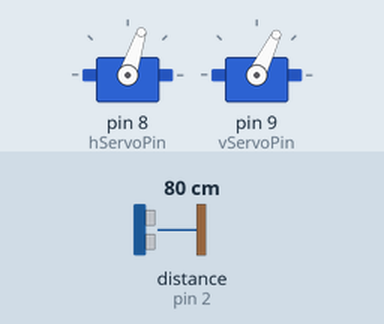
Recording of a sketch running on a simulated Arduino Uno, built with avr-gcc and run on an emulated ATmega328P. On the bench: 2 × servo. Wiring (inferred from the names in the program): ultrasonic range finder: trigger pin 3; echo pin 2. The inputs (shaded band) are chosen by the test bench; at power-on: distance to the obstacle (sensor on pin 2) 80 cm. The echo pulse lasts 58.3 µs per cm; random numbers use the default seed unless the sketch sets one.

Above: at 18.0 s.
18.1 s: distance to the obstacle (sensor on pin 2) set to 97 cm
At 19.4 s:
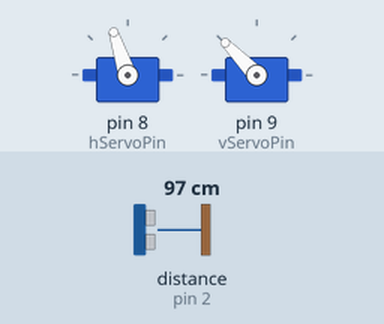
32.9 s: distance to the obstacle (sensor on pin 2) set to 104 cm
At 38.2 s:
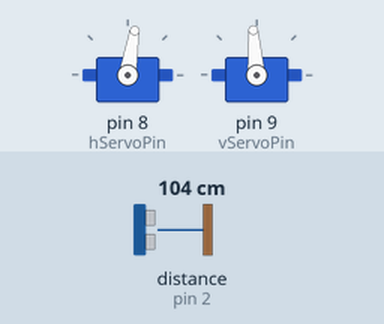
47.7 s: distance to the obstacle (sensor on pin 2) set to 2 cm
At 52.9 s:
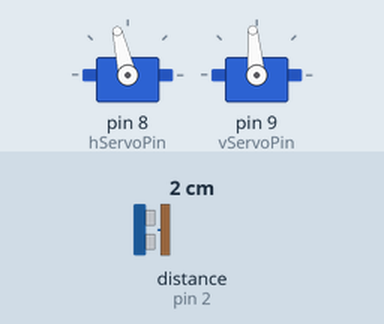
Timing chart, 0 to 109.2 s (numbered marks = the images above; inputs shaded):
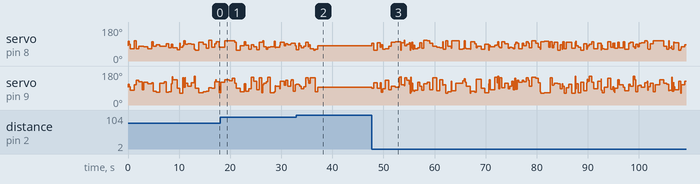

Measured:
- the behaviour switches between 100 and 101 cm on distance to the obstacle (sensor on pin 2) (found by bisection; images 1 and 2)
- after the input at 47.7 s, servo on pin 8 (hServoPin): 81° → 95° at once, → 57° 0.40 s later, → 96° 0.65 s later, → 72° 0.58 s later, … (150 changes in this stretch); servo on pin 9 (vServoPin): 94° → 90° at once, → 118° 0.40 s later, → 90° 0.65 s later, → 118° 0.58 s later, … (150 changes in this stretch)

The sketch:

Animatronic_Eye_For_2020_Halloween_Pumpkin.ino
```cpp
/* This is the code to control the Halloween pumpkin with an animatronic eye.
   Author: Zero To Infinity
   The Instructable with instructions is here:
   https://www.instructables.com/A-Halloween-Pumpkin-With-a-Moving-Animatronic-Eye-/

   When the Ultrasonic sensor is triggered, the eye will either move in a jittery fashion, or roll
   its eye. Although there is only one version of code, the Ultrasonic sensor remains optional because
   if no Ultrasonic sensor is plugged into the Arduino the loop function will automatically execute.

   You can choose if the pumpkin's eye moves in a jittery fashion or rolls at line 38.
*/

#include <Servo.h>

Servo hServo; // creates horizontal servo
Servo vServo; // creates vertical servo

int randomH; // define random horizontal position variable
int randomV; // define random vertical position variable
int randomDelay; //define random movement delay variable
int Repeats = 40; // define the number of eye movements to do before waiting for another sonar ping

const byte hLeftLIMIT = 55; // define left limit of horizontal servo
const byte hRightLIMIT = 110; // define right limit of horizontal servo
const byte vTopLIMIT = 60; // define bottom limit of vertical servo
const byte vBotLIMIT = 155; // define top limit of vertical servo
const int hServoCenterTrim = -1; // adjust this value to precisely center the horizontal servo
const int vServoCenterTrim = -13; // adjust this value to precisely center the horizontal servo

const byte hServoPin = 8; // define the pin to connect the horizontal servo to
const byte vServoPin = 9; // define the pin to connect the vertical servo to
const byte ultrasonic1[] = {3, 2}; // defines trig and echo pins, respectively

float duration;
long distance;
const long triggerDistance = 1000; // set the max distance (mm) before the ultrasonic sensor is triggered

const byte whatFunctionToCall = 1; // (0-1) tells the program which function to call
// rollEyes = 0
// randomTwitching = 1

void setup() {
  pinMode(ultrasonic1[0], OUTPUT); // sets trig pin as output
  pinMode(ultrasonic1[1], INPUT); // sets echo pin as input
  digitalWrite(ultrasonic1[0], LOW);

  hServo.attach(hServoPin); // assigns horizontal servo to a digital pin
  vServo.attach(vServoPin); // assigns vertical servo to a digital pin
  hServo.write((hRightLIMIT + hLeftLIMIT) / 2 + hServoCenterTrim); // centers horizontal servo
  vServo.write((vBotLIMIT + vTopLIMIT) / 2 + vServoCenterTrim); // centers horizontal servo

  randomSeed(analogRead(0)); /* creates some random values using analog noise from a floating
  analog pin */
  Serial.begin(9600);
}

void loop() {
  distance = distanceRead(3, 2);
  while (distance > triggerDistance) {
    delayMicroseconds(2);
    distance = distanceRead(3, 2);
  }

  if (whatFunctionToCall == 0) {
    for (int b = 0; b <= Repeats; b++) {
      rollEye();
    }
  }

  if (whatFunctionToCall == 1) {
    for (int b = 0; b <= Repeats; b++) {
      randomTwitching();
    }
  }

  hServo.write((hRightLIMIT + hLeftLIMIT) / 2 + hServoCenterTrim); // centers horizontal servo
  vServo.write((vBotLIMIT + vTopLIMIT) / 2 + vServoCenterTrim); // centers horizontal servo
}


float distanceRead(int trigPin, int echoPin) {

  digitalWrite(trigPin, HIGH); // Tell sensor to start a distance read
  delayMicroseconds(10);
  digitalWrite(trigPin, LOW);

  float duration = pulseIn(echoPin, HIGH);
  float result = duration * 0.343 / 2; // returns value in mm/μs
  return result;
}

float floatMap(float x, float in_min, float in_max, float out_min, float out_max) {
  return (x - in_min) * (out_max - out_min) / (in_max - in_min) + out_min;
}

float parabola(float a) {
  float result;
  result = -4 * sq(a - 0.5) + 1;
  return result;
}

void rollEye() {
  // Rolls Eye One Time
  for (float i = 0; i <= 1; i = i + 0.05) {
    float x = i;
    float y = parabola(x);

    x = floatMap(x, 0, 1, hLeftLIMIT, hRightLIMIT);
    y = floatMap(y, 0, 1, vBotLIMIT, vTopLIMIT);

    hServo.write(x);
    vServo.write(y);

    delay(30);
  }
  for (float i = 1; i >= 0; i = i - 0.05) {
    float x = i;

    x = floatMap(x, 0, 1, hLeftLIMIT, hRightLIMIT);

    hServo.write(x);
    vServo.write(vBotLIMIT);

    delay(25);
  }
  delay(200);
}

void randomTwitching() {
  randomH = random(hLeftLIMIT, hRightLIMIT); // random x position for horizontal servo
  randomV = random(vTopLIMIT, vBotLIMIT); // random y position for vertical servo
  randomDelay = random(30, 850); // random delay between eye movements

  hServo.write(randomH); // commands horizontal servo
  vServo.write(randomV); // commands vertical servo
  delay(randomDelay);
}
```
